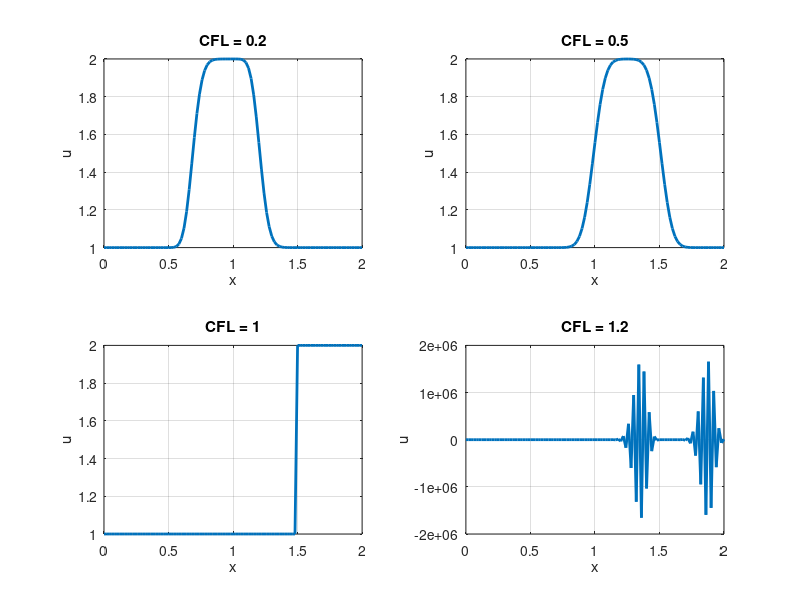

Reproduce this figure in MATLAB.
clear; clc; close all

nx = 101;
L = 2.0;
dx = L/(nx-1);
x = linspace(0,L,nx);

c = 1.0;
nt = 50;

sigma_values = [0.2, 0.5, 1.0, 1.2];

figure

for case_id = 1:length(sigma_values)

    sigma = sigma_values(case_id);
    dt = sigma*dx/c;

    u = ones(1,nx);

    for i = 1:nx
        if x(i) >= 0.5 && x(i) <= 1.0
            u(i) = 2.0;
        end
    end

    for n = 1:nt
        un = u;

        for i = 2:nx
            u(i) = un(i) - sigma*(un(i) - un(i-1));
        end

        u(1) = 1.0;
    end

    subplot(2,2,case_id)
    plot(x,u,'LineWidth',2)
    title(['CFL = ', num2str(sigma)])
    xlabel('x')
    ylabel('u')
    grid on

end
